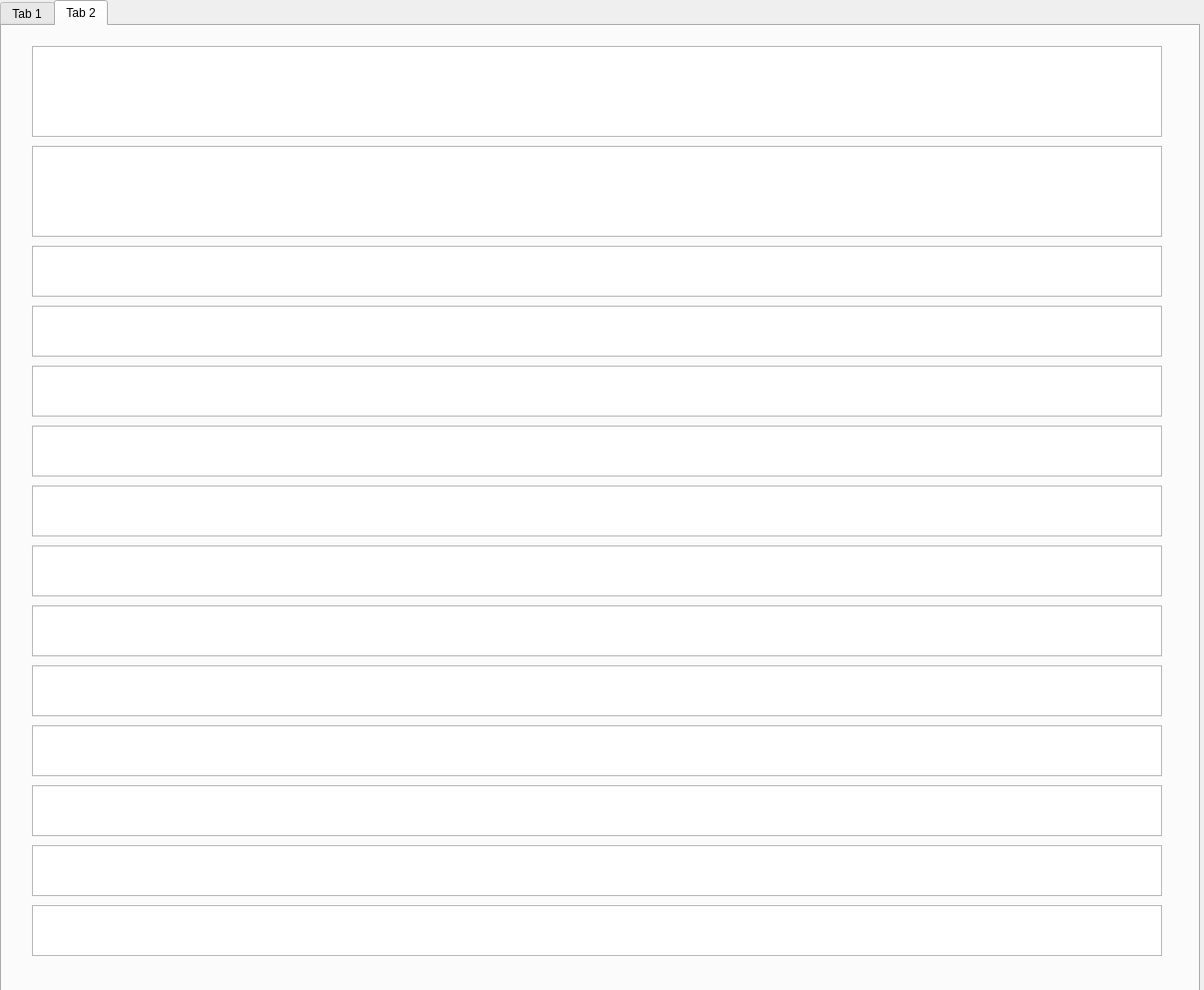
<?xml version="1.0" encoding="UTF-8"?>
<ui version="4.0">
 <class>MuscleViewer</class>
 <widget class="QWidget" name="MuscleViewer">
  <property name="geometry">
   <rect>
    <x>0</x>
    <y>0</y>
    <width>1205</width>
    <height>991</height>
   </rect>
  </property>
  <property name="sizePolicy">
   <sizepolicy hsizetype="Fixed" vsizetype="Fixed">
    <horstretch>0</horstretch>
    <verstretch>0</verstretch>
   </sizepolicy>
  </property>
  <property name="windowTitle">
   <string>MuscleViewer</string>
  </property>
  <widget class="QTabWidget" name="tabWidget">
   <property name="geometry">
    <rect>
     <x>0</x>
     <y>0</y>
     <width>1201</width>
     <height>1011</height>
    </rect>
   </property>
   <property name="currentIndex">
    <number>1</number>
   </property>
   <widget class="QWidget" name="RightWing">
    <attribute name="title">
     <string>Tab 1</string>
    </attribute>
    <widget class="QLabel" name="label_13">
     <property name="geometry">
      <rect>
       <x>10</x>
       <y>60</y>
       <width>81</width>
       <height>17</height>
      </rect>
     </property>
     <property name="text">
      <string>load profile</string>
     </property>
    </widget>
    <widget class="QLabel" name="label_12">
     <property name="geometry">
      <rect>
       <x>10</x>
       <y>110</y>
       <width>91</width>
       <height>17</height>
      </rect>
     </property>
     <property name="text">
      <string>Components</string>
     </property>
    </widget>
    <widget class="QLabel" name="label_2">
     <property name="geometry">
      <rect>
       <x>10</x>
       <y>750</y>
       <width>81</width>
       <height>16</height>
      </rect>
     </property>
     <property name="text">
      <string>Comments</string>
     </property>
    </widget>
    <widget class="QLabel" name="label_8">
     <property name="geometry">
      <rect>
       <x>20</x>
       <y>650</y>
       <width>101</width>
       <height>20</height>
      </rect>
     </property>
     <property name="text">
      <string>profile name</string>
     </property>
    </widget>
    <widget class="GraphicsView" name="frameView">
     <property name="geometry">
      <rect>
       <x>160</x>
       <y>40</y>
       <width>881</width>
       <height>701</height>
      </rect>
     </property>
    </widget>
    <widget class="QListView" name="componentsView">
     <property name="geometry">
      <rect>
       <x>10</x>
       <y>140</y>
       <width>131</width>
       <height>501</height>
      </rect>
     </property>
    </widget>
    <widget class="QLabel" name="label_9">
     <property name="geometry">
      <rect>
       <x>10</x>
       <y>10</y>
       <width>81</width>
       <height>17</height>
      </rect>
     </property>
     <property name="text">
      <string>load model</string>
     </property>
    </widget>
    <widget class="QLabel" name="label">
     <property name="geometry">
      <rect>
       <x>1060</x>
       <y>290</y>
       <width>41</width>
       <height>16</height>
      </rect>
     </property>
     <property name="text">
      <string>Gama</string>
     </property>
    </widget>
    <widget class="QTextEdit" name="commentBox">
     <property name="geometry">
      <rect>
       <x>100</x>
       <y>750</y>
       <width>1081</width>
       <height>101</height>
      </rect>
     </property>
     <property name="acceptRichText">
      <bool>false</bool>
     </property>
    </widget>
    <widget class="QLineEdit" name="profileName">
     <property name="geometry">
      <rect>
       <x>10</x>
       <y>680</y>
       <width>131</width>
       <height>21</height>
      </rect>
     </property>
    </widget>
    <widget class="QLabel" name="label_3">
     <property name="geometry">
      <rect>
       <x>1060</x>
       <y>20</y>
       <width>111</width>
       <height>20</height>
      </rect>
     </property>
     <property name="text">
      <string>Image Histogram</string>
     </property>
    </widget>
    <widget class="QComboBox" name="modelselectBox">
     <property name="geometry">
      <rect>
       <x>10</x>
       <y>30</y>
       <width>131</width>
       <height>27</height>
      </rect>
     </property>
    </widget>
    <widget class="QPushButton" name="saveProfile">
     <property name="geometry">
      <rect>
       <x>10</x>
       <y>710</y>
       <width>91</width>
       <height>21</height>
      </rect>
     </property>
     <property name="text">
      <string>Save profile</string>
     </property>
    </widget>
    <widget class="QComboBox" name="profileselectBox">
     <property name="geometry">
      <rect>
       <x>10</x>
       <y>80</y>
       <width>131</width>
       <height>27</height>
      </rect>
     </property>
    </widget>
    <widget class="QLabel" name="label_11">
     <property name="geometry">
      <rect>
       <x>160</x>
       <y>10</y>
       <width>91</width>
       <height>17</height>
      </rect>
     </property>
     <property name="text">
      <string>Image series</string>
     </property>
    </widget>
    <widget class="GraphicsView" name="frameHist">
     <property name="geometry">
      <rect>
       <x>1060</x>
       <y>50</y>
       <width>131</width>
       <height>231</height>
      </rect>
     </property>
    </widget>
    <widget class="GraphicsView" name="gammaPlot">
     <property name="geometry">
      <rect>
       <x>1060</x>
       <y>310</y>
       <width>131</width>
       <height>121</height>
      </rect>
     </property>
    </widget>
    <widget class="QSlider" name="gammaSlider">
     <property name="geometry">
      <rect>
       <x>1060</x>
       <y>440</y>
       <width>131</width>
       <height>16</height>
      </rect>
     </property>
     <property name="minimum">
      <number>1</number>
     </property>
     <property name="maximum">
      <number>100</number>
     </property>
     <property name="singleStep">
      <number>1</number>
     </property>
     <property name="pageStep">
      <number>1</number>
     </property>
     <property name="value">
      <number>50</number>
     </property>
     <property name="sliderPosition">
      <number>50</number>
     </property>
     <property name="orientation">
      <enum>Qt::Horizontal</enum>
     </property>
    </widget>
   </widget>
   <widget class="QWidget" name="tab_2">
    <attribute name="title">
     <string>Tab 2</string>
    </attribute>
    <widget class="GraphicsView" name="wbf">
     <property name="geometry">
      <rect>
       <x>30</x>
       <y>20</y>
       <width>1131</width>
       <height>91</height>
      </rect>
     </property>
    </widget>
    <widget class="GraphicsView" name="iii1">
     <property name="geometry">
      <rect>
       <x>30</x>
       <y>520</y>
       <width>1131</width>
       <height>51</height>
      </rect>
     </property>
    </widget>
    <widget class="GraphicsView" name="iii4">
     <property name="geometry">
      <rect>
       <x>30</x>
       <y>640</y>
       <width>1131</width>
       <height>51</height>
      </rect>
     </property>
    </widget>
    <widget class="GraphicsView" name="hg1">
     <property name="geometry">
      <rect>
       <x>30</x>
       <y>700</y>
       <width>1131</width>
       <height>51</height>
      </rect>
     </property>
    </widget>
    <widget class="GraphicsView" name="hg2">
     <property name="geometry">
      <rect>
       <x>30</x>
       <y>760</y>
       <width>1131</width>
       <height>51</height>
      </rect>
     </property>
    </widget>
    <widget class="GraphicsView" name="hg3">
     <property name="geometry">
      <rect>
       <x>30</x>
       <y>820</y>
       <width>1131</width>
       <height>51</height>
      </rect>
     </property>
    </widget>
    <widget class="GraphicsView" name="hg4">
     <property name="geometry">
      <rect>
       <x>30</x>
       <y>880</y>
       <width>1131</width>
       <height>51</height>
      </rect>
     </property>
    </widget>
    <widget class="GraphicsView" name="i1">
     <property name="geometry">
      <rect>
       <x>30</x>
       <y>400</y>
       <width>1131</width>
       <height>51</height>
      </rect>
     </property>
    </widget>
    <widget class="GraphicsView" name="i2">
     <property name="geometry">
      <rect>
       <x>30</x>
       <y>460</y>
       <width>1131</width>
       <height>51</height>
      </rect>
     </property>
    </widget>
    <widget class="GraphicsView" name="iii3">
     <property name="geometry">
      <rect>
       <x>30</x>
       <y>580</y>
       <width>1131</width>
       <height>51</height>
      </rect>
     </property>
    </widget>
    <widget class="GraphicsView" name="lmr">
     <property name="geometry">
      <rect>
       <x>30</x>
       <y>120</y>
       <width>1131</width>
       <height>91</height>
      </rect>
     </property>
    </widget>
    <widget class="GraphicsView" name="b3">
     <property name="geometry">
      <rect>
       <x>30</x>
       <y>340</y>
       <width>1131</width>
       <height>51</height>
      </rect>
     </property>
    </widget>
    <widget class="GraphicsView" name="b2">
     <property name="geometry">
      <rect>
       <x>30</x>
       <y>280</y>
       <width>1131</width>
       <height>51</height>
      </rect>
     </property>
    </widget>
    <widget class="GraphicsView" name="b1">
     <property name="geometry">
      <rect>
       <x>30</x>
       <y>220</y>
       <width>1131</width>
       <height>51</height>
      </rect>
     </property>
    </widget>
   </widget>
  </widget>
 </widget>
 <customwidgets>
  <customwidget>
   <class>GraphicsView</class>
   <extends>QGraphicsView</extends>
   <header>pyqtgraph</header>
  </customwidget>
 </customwidgets>
 <resources/>
 <connections/>
</ui>
